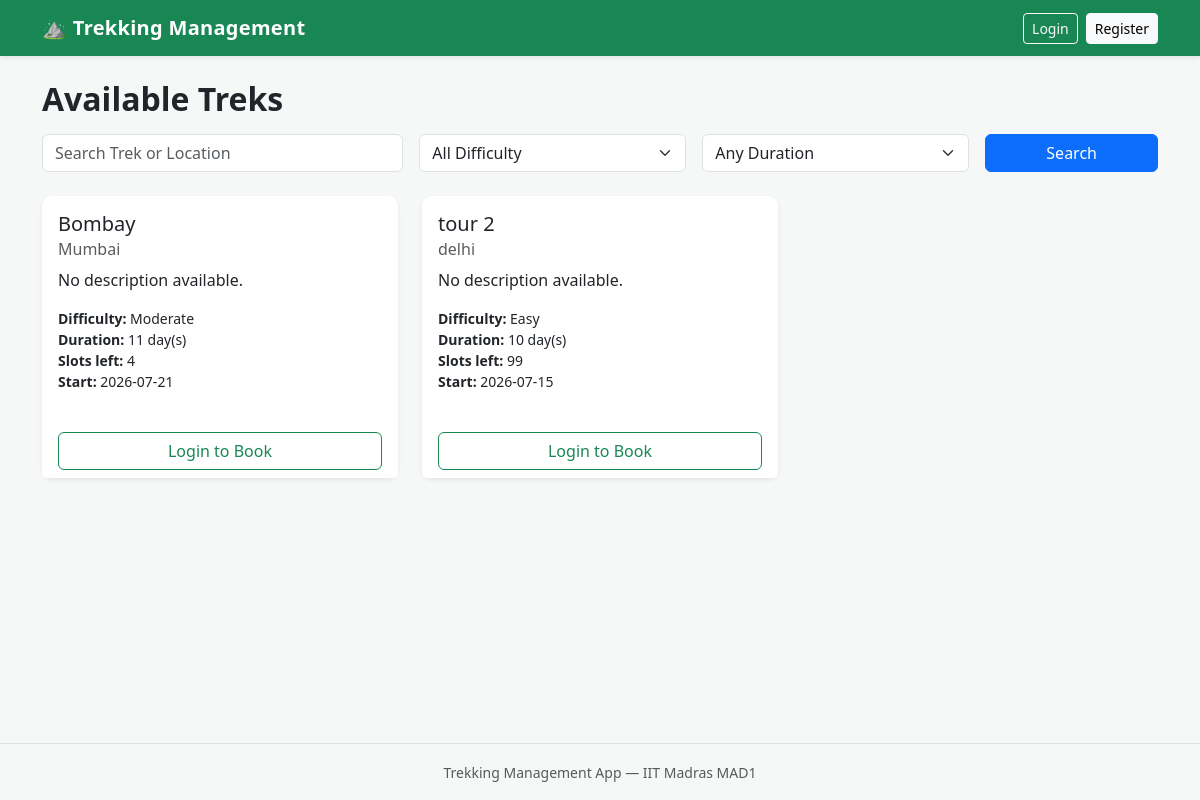
Before: / with the older database file.
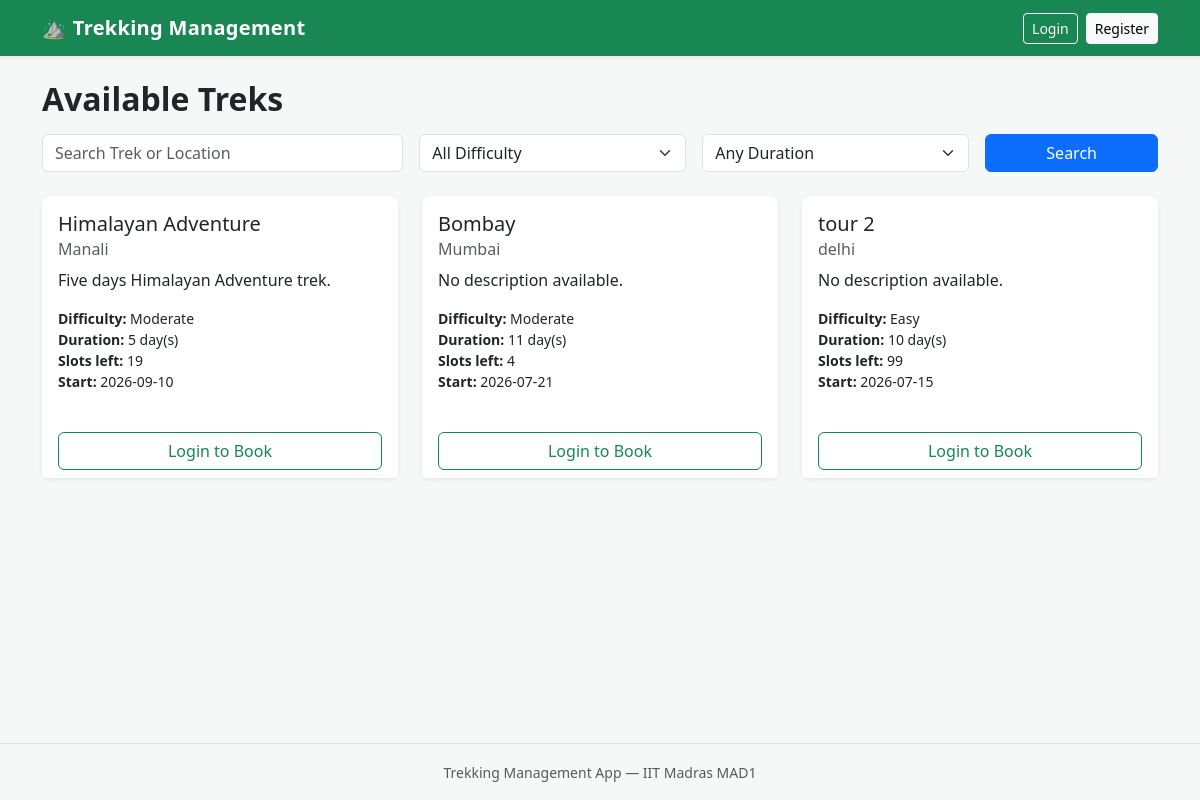
After: the same page with the newer database file.
### models/trek.py (models this page shows, shortened)
class Trek(db.Model):
    __tablename__ = "treks"
    id = db.Column(db.Integer, primary_key=True)
    name = db.Column(db.String(120), nullable=False)
    location = db.Column(db.String(120), nullable=False)
    difficulty = db.Column(db.String(20), nullable=True)
    duration = db.Column(db.Integer, nullable=False, default=1)
    available_slots = db.Column(db.Integer, nullable=False, default=0)
    status = db.Column(db.String(20), nullable=False, default="open")
    start_date = db.Column(db.Date, nullable=True)
    end_date = db.Column(db.Date, nullable=True)
    description = db.Column(db.Text, nullable=True)
    staff_id = db.Column(db.Integer, db.ForeignKey("users.id"), nullable=True)
    staff = db.relationship("User", backref="assigned_treks")
    bookings = db.relationship("Booking", backref="trek", lazy=True)

### routes/user.py (the view, shortened to what this page needs)
@user_bp.route("/")
def home():
    q = request.args.get("q", "").strip()
    difficulty = request.args.get("difficulty", "").strip()
    duration = request.args.get("duration", "").strip()
    query = Trek.query.filter_by(status="open")
    if difficulty:
        query = query.filter(Trek.difficulty == difficulty)
    if duration:
        query = query.filter(Trek.duration == int(duration))
    treks = query.order_by(Trek.id.desc()).all()
    return render_template(
        "user/treks.html",
        treks=treks,
        q=q,
        difficulty=difficulty,
        duration=duration
    )

### templates/user/treks.html (shortened to what this page needs)
{% extends "base.html" %}
{% block content %}
<h2 class="mb-3">Available Treks</h2>
<form method="GET" class="row g-3 mb-4">
    <div class="col-md-4">
        <input
            class="form-control"
            name="q"
            placeholder="Search Trek or Location"
            value="{{ q }}">
    </div>
    <div class="col-md-3">
        <select class="form-select" name="difficulty">
            <option value="">All Difficulty</option>
        </select>
    </div>
    <div class="col-md-3">
        <select class="form-select" name="duration">
            <option value="">Any Duration</option>
        </select>
    </div>
    <div class="col-md-2">
        <button class="btn btn-primary w-100">
            Search
        </button>
    </div>
</form>
{% if treks %}
<div class="row">
    {% for trek in treks %}
    <div class="col-md-4 mb-4">
        <div class="card h-100 shadow-sm">
            <div class="card-body">
                <h5 class="card-title">{{ trek.name }}</h5>
                <h6 class="card-subtitle mb-2 text-muted">
                    {{ trek.location }}
                </h6>
                <p class="card-text">
                    {{ trek.description or 'No description available.' }}
                </p>
                <ul class="list-unstyled small mb-3">
                    <li><strong>Difficulty:</strong> {{ trek.difficulty or '-' }}</li>
                    <li><strong>Duration:</strong> {{ trek.duration }} day(s)</li>
                    <li><strong>Slots left:</strong> {{ trek.available_slots }}</li>
                    {% if trek.start_date %}
                    <li><strong>Start:</strong> {{ trek.start_date }}</li>
                    {% endif %}
                </ul>
            </div>
            <div class="card-footer bg-white border-0">
                {% if current_user.is_authenticated %}
                    {% if trek.available_slots > 0 %}
                    <form method="POST"
                          action="{{ url_for('user.book_trek', trek_id=trek.id) }}">
                        <button type="submit" class="btn btn-success w-100">
                            Book Now
                        </button>
                    </form>
                    {% else %}
                    <button class="btn btn-secondary w-100" disabled>
                        Fully Booked
                    </button>
                    {% endif %}
                {% else %}
                    <a class="btn btn-outline-success w-100"
                       href="{{ url_for('auth.login') }}">Login to Book</a>
                {% endif %}
            </div>
        </div>
    </div>
    {% endfor %}
</div>
{% else %}
<p class="text-muted">There are no treks available right now.</p>
{% endif %}
{% endblock %}

Changed rows visible on the page:
added Trek: name "Himalayan Adventure", location "Manali", description "Five days Himalayan Adventure trek.", difficulty "Moderate", duration "5", available_slots "19", start_date "2026-09-10"
